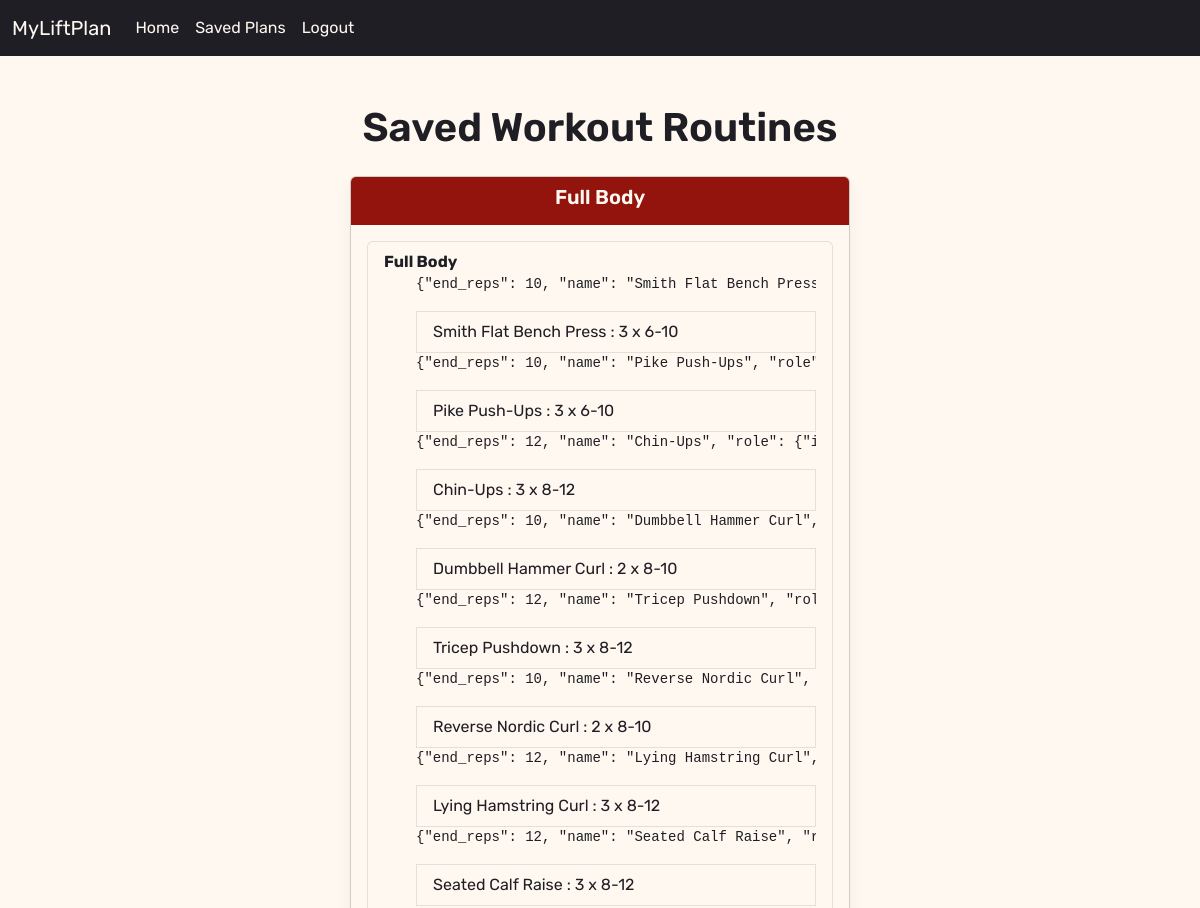
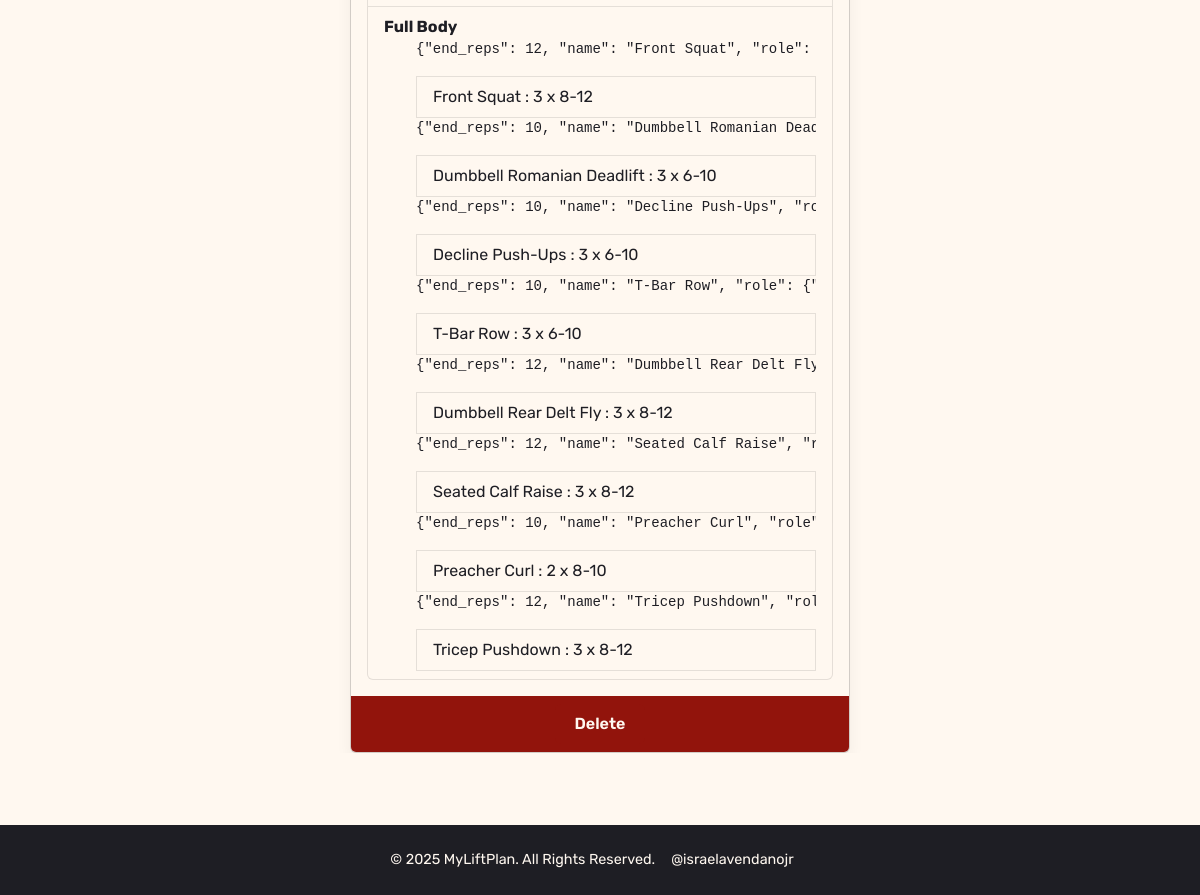
The app's page /saved_plans (signed in) with its own data (2 pictures, top to bottom).
### website/models.py (models this page shows, shortened)
class SavedPlan(db.Model):
    id = db.Column(db.Integer, primary_key=True)
    split_name = db.Column(db.String(100), nullable=False)
    plan = db.Column(db.Text, unique=True, nullable=False)
    user_id = db.Column(db.Integer, db.ForeignKey('user.id'), nullable=False)
    def get_plan_data(self):
            try:
                return json.loads(self.plan)  # Convert JSON string back to dict
            except json.JSONDecodeError as e:
                return {}

class Exercise(db.Model):
    id = db.Column(db.Integer, primary_key=True)
    name = db.Column(db.String(100), nullable=False)
    role_id = db.Column(db.Integer, db.ForeignKey('exercise_role.id'), nullable=False)
    role = db.relationship('ExerciseRole', backref='exercises')
    equipment = db.Column(db.String(100), nullable=False)
    type = db.Column(Enum(ExerciseType, name="exercise_type_enum"), nullable=False)

### website/views.py (the view)
@views.route('/saved_plans')
@login_required
def saved_plans():
    plans = SavedPlan.query.filter_by(user_id=current_user.id).all()
    exercises = Exercise.query.all()
    exercises_by_role = defaultdict(list)
    exercises_by_role_serializable = defaultdict(list)
    for exercise in exercises:
        role_name = exercise.role.name  # turn ExerciseRole into plain string
        exercises_by_role_serializable[role_name].append({
            'id': exercise.id,
            'name': exercise.name,
        })
    return render_template("saved_plans.html", user=current_user, plans=plans, exercises_by_role=exercises_by_role_serializable)

### website/__init__.py (called while the page is built)
def create_app():
    app = Flask(__name__)
    app.config['SECRET_KEY'] = 'hjdaksdhjkasdhjklasdhjka'
    app.config['SQLALCHEMY_DATABASE_URI'] = f'sqlite:///{DB_NAME}'
    db.init_app(app)
    from .views import views
    from .auth import auth
    app.register_blueprint(views, url_prefix='/')
    app.register_blueprint(auth, url_prefix='/')
    from .models import User, WorkoutPreferences, WorkoutSplit, WorkoutDay, ExerciseRole, Exercise, SavedPlan
    with app.app_context():
        db.create_all()
    login_manager = LoginManager()
    login_manager.login_view = 'auth.login'
    login_manager.init_app(app)
    @login_manager.user_loader
    def load_user(id):
        return User.query.get(int(id))
    return app

### website/templates/saved_plans.html (shortened to what this page needs)
{% extends "base.html" %}
{% block content %}
<div class="container mt-4">
    <h1 class="text-center mb-4" style="color: var(--bs-primary);">Saved Workout Routines</h1>
    {% if plans %}
    <div id="workoutCarousel" class="carousel slide" data-bs-ride="carousel">
        <div class="carousel-inner">
            {% for plan in plans %}
            <div class="carousel-item {% if loop.first %}active{% endif %}">
                <div class="card mx-auto" style="max-width: 500px;">
                    <div class="card-header text-center">
                        <h5 class="card-title">{{ plan.split_name }}</h5>
                    </div>
                    <div class="card-body">
                        <ul class="list-group">
                            {% for day in plan.get_plan_data().days %}
                            <li class="list-group-item">
                                <strong>{{ day.name }}</strong>
                                <ul>
                                    {% for exercise in day.exercises %}
                                    <pre>{{ exercise | tojson }}</pre>
                                    <li class="list-group-item" data-bs-toggle="modal"
                                        data-bs-target="#exerciseModal"
                                        data-exercise-id="{{ exercise.id }}"
                                        data-exercise-name="{{ exercise.name }}"
                                        data-exercise-role="{{ exercise.role }}">
                                        {{ exercise.name }} : {{ exercise.sets }} x {{ exercise.start_reps }}-{{ exercise.end_reps }}
                                    </li>
                                    {% endfor %}
                                </ul>
                            </li>
                            {% endfor %}
                        </ul>
                    </div>
                    <div class="card-footer text-center">
                        <form method="POST" action="{{ url_for('views.delete_plan', plan_id=plan.id) }}" style="display:inline;">
                            <button type="submit" class="btn btn-theme" onclick="return confirm('Are you sure you want to delete this plan?');">Delete</button>
                        </form>
                    </div>
                </div>
            </div>
            {% endfor %}
        </div>
    </div>
    {% else %}
    <p class="text-center">No workout plans available. Please generate a plan first.</p>
    {% endif %}
</div>
{% endblock %}

### website/templates/base.html (shortened to what this page needs)
<!DOCTYPE html>
<html>
<head>
  <link href="https://cdn.jsdelivr.net/npm/bootstrap@5.3.0/dist/css/bootstrap.min.css" rel="stylesheet">
  <link rel="stylesheet" href="{{ url_for('static', filename='styles.css') }}">
</head>
<body class="text-dark">
  <nav class="navbar navbar-expand-lg navbar-light" style="background-color: var(--bs-primary);">
    <div class="container-fluid">
      <a class="navbar-brand text-light" href="/">MyLiftPlan</a>
      <div class="collapse navbar-collapse" id="navbarNav">
        <ul class="navbar-nav">
          {% if user.is_authenticated %}
          <li class="nav-item">
            <a class="nav-link active text-light" href="/">Home</a>
          </li>
          <li class="nav-item">
            <a class="nav-link text-light" href="/saved_plans">Saved Plans</a>
          </li>
          <li class="nav-item">
            <a class="nav-link text-light" href="/logout">Logout</a>
          </li>
        {% endif %}
      </div>
    </div>
  </nav>
  <main class="container my-4">
  {% block content %}{% endblock %}
  </main>
  <footer class="bg-dark text-light text-center py-4 mt-5">
    <div class="container">
      <div class="d-flex justify-content-center align-items-center">
        <p class="mb-0 me-3">&copy; 2025 MyLiftPlan. All Rights Reserved.</p>
        <a href="https://www.israelavendanojr.com/" target="_blank" class="text-light me-3">@israelavendanojr</a>
      </div>
    </div>
  </footer>
</body>
</html>

### website/static/styles.css (style rules this page uses)
:root { --bs-primary: #1e1e24; --bs-secondary: #92140c; --bs-light: #fff8f0; --bs-dark: #1e1e24; --bs-body-color: var(--bs-dark); }
body { background-color: var(--bs-light); color: var(--bs-body-color); font-family: 'Rubik', sans-serif; font-weight: 400; }
h1, h2, h3, h4, h5, h6, .form-label, .btn { font-weight: 600; }
.navbar, .navbar-brand, .navbar-nav .nav-link { font-family: 'Rubik', sans-serif !important; }
.navbar { background-color: var(--bs-primary) !important; }
.navbar-brand { color: var(--bs-light) !important; }
.navbar-nav .nav-link { color: var(--bs-light) !important; }
.btn-theme { background-color: var(--bs-secondary); color: var(--bs-light); border: none; padding: 0.5rem 1.25rem; font-weight: 600; border-radius: 0.375rem; transition: background-color 0.2s ease, transform 0.3s ease; }
.text-dark { color: var(--bs-dark) !important; }
.text-light { color: var(--bs-light) !important; }
.bg-dark { background-color: var(--bs-dark) !important; }
.card { background-color: var(--bs-light); color: var(--bs-dark); box-shadow: 0 0.5rem 1rem rgba(0,0,0,0.05); }
.card .card-header, .card .card-footer { background-color: var(--bs-secondary); color: var(--bs-light); border: none; }
.list-group-item { background-color: var(--bs-light); color: var(--bs-dark); border-color: rgba(0,0,0,0.1); }
.card-title { color: var(--bs-light); }
html, body { height: 100%; margin: 0; display: flex; flex-direction: column; }
main { flex: 1; }

### website/templates/base.html (style rules this page uses)
html, body { height: 100%; margin: 0; display: flex; flex-direction: column; }
footer { background-color: #343a40; color: #fff; text-align: center; padding: 20px 0; margin-top: auto; }
footer { font-size: 0.9rem; }
footer a { text-decoration: none; }

### records on screen
SavedPlan: split_name "Full Body", name "Full Body" "Full Body"
Exercise: exercise "{\"end_reps\": 10, \"name\": \"Smith Flat Bench…", name "Smith Flat Bench Press", sets "3", start_reps "6", end_reps "10"
Exercise: exercise "{\"end_reps\": 10, \"name\": \"Pike Push-Ups\",…", name "Pike Push-Ups", sets "3", start_reps "6", end_reps "10"
Exercise: exercise "{\"end_reps\": 12, \"name\": \"Chin-Ups\", \"role\":…", name "Chin-Ups", sets "3", start_reps "8", end_reps "12"
Exercise: exercise "{\"end_reps\": 10, \"name\": \"Dumbbell Hammer…", name "Dumbbell Hammer Curl", sets "2", start_reps "8", end_reps "10"
Exercise: exercise "{\"end_reps\": 12, \"name\": \"Tricep Pushdown\",…", name "Tricep Pushdown", sets "3", start_reps "8", end_reps "12"
Exercise: exercise "{\"end_reps\": 10, \"name\": \"Reverse Nordic Curl\",…", name "Reverse Nordic Curl", sets "2", start_reps "8", end_reps "10"
Exercise: exercise "{\"end_reps\": 12, \"name\": \"Lying Hamstring…", name "Lying Hamstring Curl", sets "3", start_reps "8", end_reps "12"
Exercise: exercise "{\"end_reps\": 12, \"name\": \"Seated Calf Raise\",…", name "Seated Calf Raise", sets "3", start_reps "8", end_reps "12"
Exercise: exercise "{\"end_reps\": 12, \"name\": \"Front Squat\", \"role\":…", name "Front Squat", sets "3", start_reps "8", end_reps "12"
Exercise: exercise "{\"end_reps\": 10, \"name\": \"Dumbbell Romanian…", name "Dumbbell Romanian Deadlift", sets "3", start_reps "6", end_reps "10"
Exercise: exercise "{\"end_reps\": 10, \"name\": \"Decline Push-Ups\",…", name "Decline Push-Ups", sets "3", start_reps "6", end_reps "10"
Exercise: exercise "{\"end_reps\": 10, \"name\": \"T-Bar Row\", \"role\":…", name "T-Bar Row", sets "3", start_reps "6", end_reps "10"
Exercise: exercise "{\"end_reps\": 12, \"name\": \"Dumbbell Rear Delt…", name "Dumbbell Rear Delt Fly", sets "3", start_reps "8", end_reps "12"
Exercise: exercise "{\"end_reps\": 10, \"name\": \"Preacher Curl\",…", name "Preacher Curl", sets "2", start_reps "8", end_reps "10"
